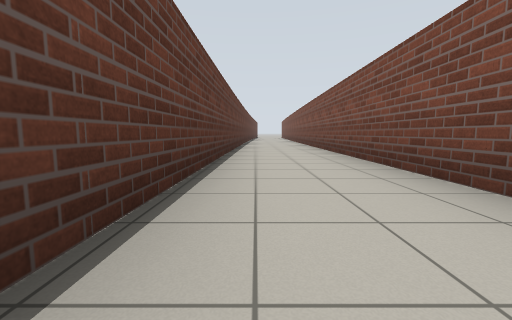
view 1 (above)

13 first-person views from a walk through a Gazebo world. The camera is 0.72 m above the floor, tilts 6° down and sees 90° across. The lines on the ground mark 1 m squares. The floor is counted in squares, 2 m on a side. Each view is taken from the middle of a square. On the plan, view 1 faces up. The plan holds only what a view shows up to about 9 squares ahead; the rest is blank. The place goes on beyond the plan.

view 2
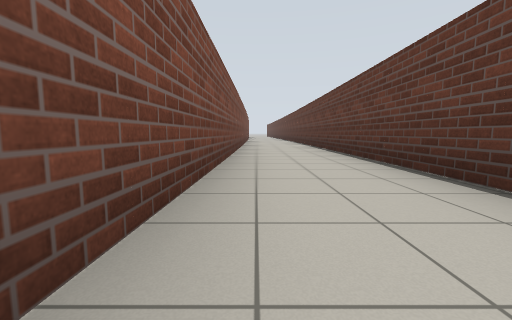

view 3
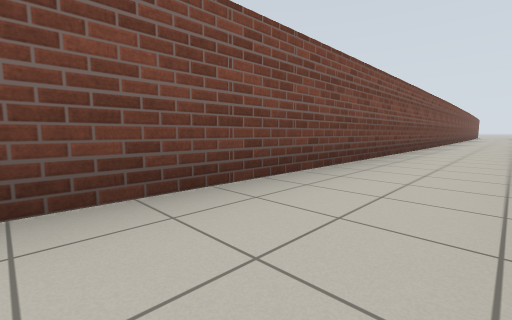

view 4
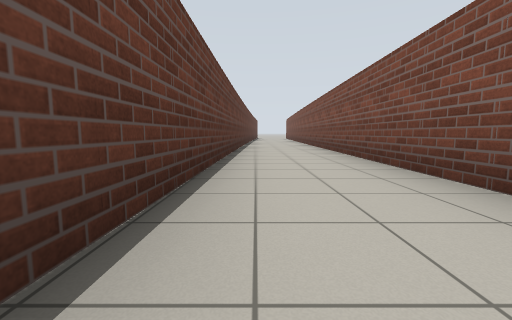

view 5
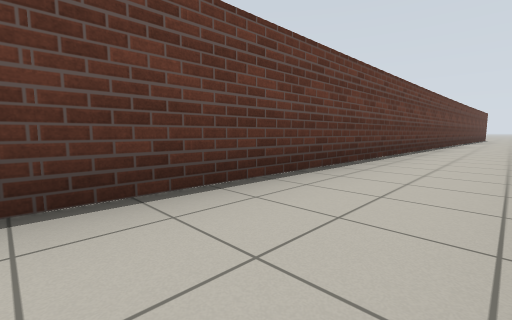

view 6
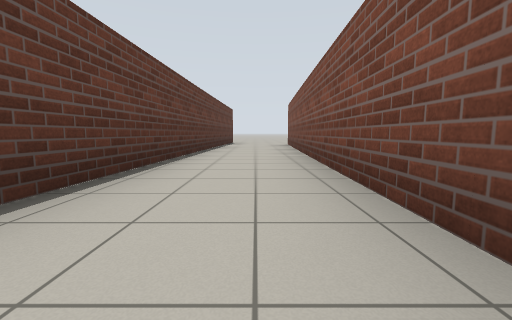

view 7
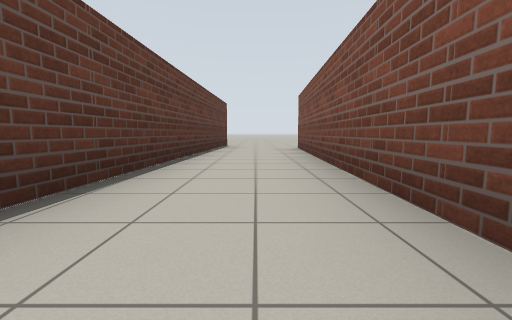

view 8
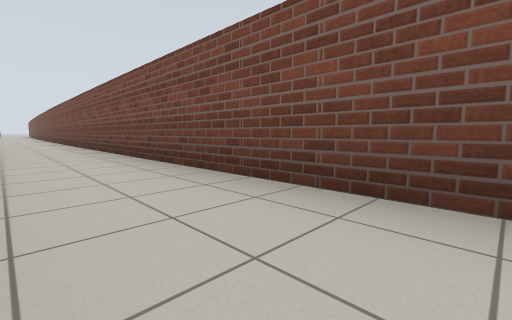

view 9
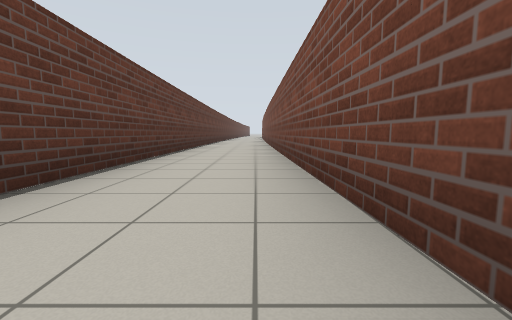

view 10
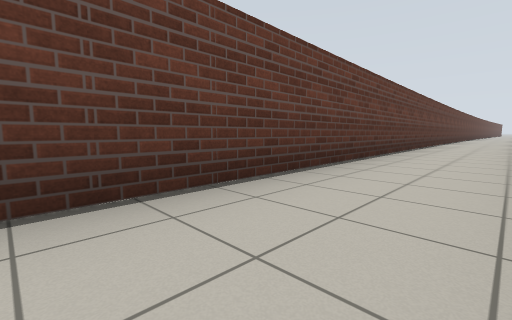

view 11
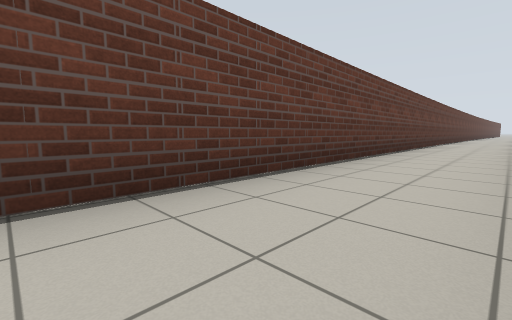

view 12
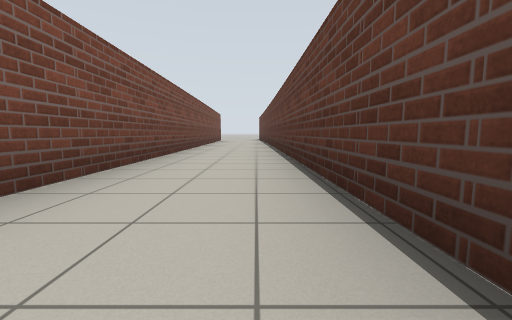

view 13
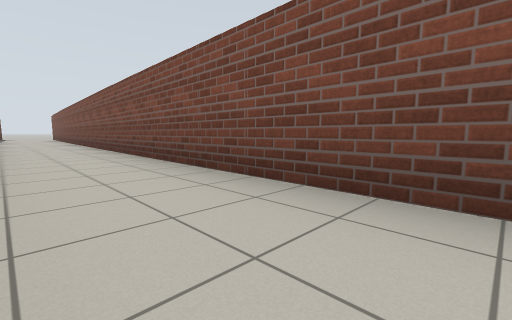

### Floor plan
Ten units are one square. View 1 is at (0, 0); x grows to the right and y downward. Boxes are objects, and circles mark ways between rooms. Rooms are numbered by the first view taken in them; rooms with no view inside come last. Other rooms are left out.
<svg viewBox="-12 -201 37 372">
<path fill="none" stroke="#000" d="M13 75 14 -15M15 165 14 65M-7 -17 -5 166M-4 -152 -6 -16M14 -15 17 -167M18 -165 20 -196M0 -196 -2 -151"/>
<circle cx="0" cy="-10" r="3" fill="#2a7"/>
<text x="0" y="80">1</text>
<text x="10" y="-90">2</text>
</svg>
Room 1 opens to room 2.

Where each view was taken, in squares from view 1:
view 1: 0 up, 0 right, facing up
view 2: 4 up, 1 right, facing down
view 3: 2 up, 0 right, facing down-right
view 4: 3 up, 0 right, facing up
view 5: 6 up, 1 right, facing up-left
view 6: 12 up, 1 right, facing up
view 7: 14 up, 1 right, facing up
view 8: 12 down, 0 right, facing up-right
view 9: 15 down, 1 right, facing up
view 10: 16 down, 1 right, facing up-left
view 11: 12 down, 1 right, facing up-left
view 12: 9 down, 0 right, facing down
view 13: 3 up, 0 right, facing up-right
